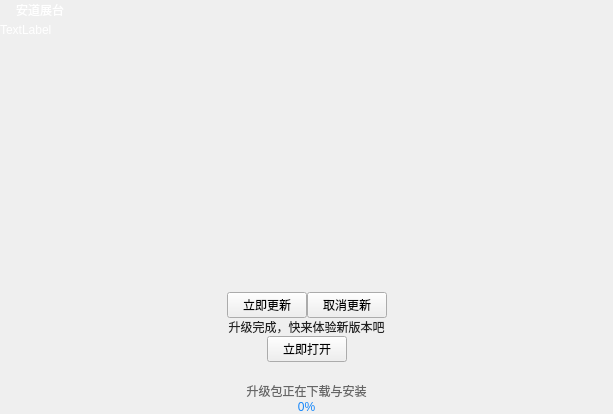
<?xml version="1.0" encoding="UTF-8"?>
<ui version="4.0">
 <class>GetUpdateZip</class>
 <widget class="QWidget" name="GetUpdateZip">
  <property name="geometry">
   <rect>
    <x>0</x>
    <y>0</y>
    <width>613</width>
    <height>414</height>
   </rect>
  </property>
  <property name="windowTitle">
   <string>Form</string>
  </property>
  <layout class="QVBoxLayout" name="verticalLayout">
   <property name="spacing">
    <number>0</number>
   </property>
   <property name="leftMargin">
    <number>0</number>
   </property>
   <property name="topMargin">
    <number>0</number>
   </property>
   <property name="rightMargin">
    <number>0</number>
   </property>
   <property name="bottomMargin">
    <number>0</number>
   </property>
   <item>
    <layout class="QHBoxLayout" name="horizontalLayout">
     <property name="spacing">
      <number>0</number>
     </property>
     <item>
      <widget class="QLabel" name="label_logo">
       <property name="minimumSize">
        <size>
         <width>16</width>
         <height>16</height>
        </size>
       </property>
       <property name="styleSheet">
        <string notr="true">QLabel{
border-image: url(&quot;:/images/icon@2x.png&quot;);
}</string>
       </property>
       <property name="text">
        <string/>
       </property>
      </widget>
     </item>
     <item>
      <widget class="QLabel" name="label_appName">
       <property name="styleSheet">
        <string notr="true">QLabel{
color: white;
}</string>
       </property>
       <property name="text">
        <string>安道展台</string>
       </property>
      </widget>
     </item>
     <item>
      <spacer name="horizontalSpacer">
       <property name="orientation">
        <enum>Qt::Horizontal</enum>
       </property>
       <property name="sizeHint" stdset="0">
        <size>
         <width>40</width>
         <height>20</height>
        </size>
       </property>
      </spacer>
     </item>
    </layout>
   </item>
   <item>
    <layout class="QHBoxLayout" name="horizontalLayout_2">
     <item>
      <widget class="QLabel" name="label_version">
       <property name="styleSheet">
        <string notr="true">QLabel{
color: white;
}</string>
       </property>
       <property name="text">
        <string>TextLabel</string>
       </property>
      </widget>
     </item>
     <item>
      <spacer name="horizontalSpacer_2">
       <property name="orientation">
        <enum>Qt::Horizontal</enum>
       </property>
       <property name="sizeHint" stdset="0">
        <size>
         <width>40</width>
         <height>20</height>
        </size>
       </property>
      </spacer>
     </item>
    </layout>
   </item>
   <item>
    <spacer name="verticalSpacer">
     <property name="orientation">
      <enum>Qt::Vertical</enum>
     </property>
     <property name="sizeHint" stdset="0">
      <size>
       <width>20</width>
       <height>235</height>
      </size>
     </property>
    </spacer>
   </item>
   <item>
    <layout class="QHBoxLayout" name="horizontalLayout_3">
     <item>
      <spacer name="horizontalSpacer_3">
       <property name="orientation">
        <enum>Qt::Horizontal</enum>
       </property>
       <property name="sizeHint" stdset="0">
        <size>
         <width>40</width>
         <height>20</height>
        </size>
       </property>
      </spacer>
     </item>
     <item>
      <widget class="CustomPushButton" name="pushButton_update">
       <property name="text">
        <string>立即更新</string>
       </property>
      </widget>
     </item>
     <item>
      <widget class="CustomPushButton" name="pushButton_cancel">
       <property name="text">
        <string>取消更新</string>
       </property>
      </widget>
     </item>
     <item>
      <spacer name="horizontalSpacer_4">
       <property name="orientation">
        <enum>Qt::Horizontal</enum>
       </property>
       <property name="sizeHint" stdset="0">
        <size>
         <width>40</width>
         <height>20</height>
        </size>
       </property>
      </spacer>
     </item>
    </layout>
   </item>
   <item>
    <widget class="QLabel" name="label_finishTip">
     <property name="styleSheet">
      <string notr="true">QLabel{
color: rgb(34, 34, 34);
}</string>
     </property>
     <property name="text">
      <string>升级完成，快来体验新版本吧</string>
     </property>
     <property name="alignment">
      <set>Qt::AlignCenter</set>
     </property>
    </widget>
   </item>
   <item>
    <layout class="QHBoxLayout" name="horizontalLayout_4">
     <property name="spacing">
      <number>0</number>
     </property>
     <item>
      <spacer name="horizontalSpacer_5">
       <property name="orientation">
        <enum>Qt::Horizontal</enum>
       </property>
       <property name="sizeHint" stdset="0">
        <size>
         <width>40</width>
         <height>20</height>
        </size>
       </property>
      </spacer>
     </item>
     <item>
      <widget class="CustomPushButton" name="pushButton_restart">
       <property name="text">
        <string>立即打开</string>
       </property>
      </widget>
     </item>
     <item>
      <spacer name="horizontalSpacer_6">
       <property name="orientation">
        <enum>Qt::Horizontal</enum>
       </property>
       <property name="sizeHint" stdset="0">
        <size>
         <width>40</width>
         <height>20</height>
        </size>
       </property>
      </spacer>
     </item>
    </layout>
   </item>
   <item>
    <layout class="QHBoxLayout" name="horizontalLayout_6">
     <property name="spacing">
      <number>0</number>
     </property>
     <item>
      <spacer name="horizontalSpacer_7">
       <property name="orientation">
        <enum>Qt::Horizontal</enum>
       </property>
       <property name="sizeHint" stdset="0">
        <size>
         <width>40</width>
         <height>20</height>
        </size>
       </property>
      </spacer>
     </item>
     <item>
      <widget class="C_Slider" name="label_slider">
       <property name="minimumSize">
        <size>
         <width>200</width>
         <height>0</height>
        </size>
       </property>
       <property name="text">
        <string/>
       </property>
       <property name="alignment">
        <set>Qt::AlignCenter</set>
       </property>
      </widget>
     </item>
     <item>
      <spacer name="horizontalSpacer_8">
       <property name="orientation">
        <enum>Qt::Horizontal</enum>
       </property>
       <property name="sizeHint" stdset="0">
        <size>
         <width>40</width>
         <height>20</height>
        </size>
       </property>
      </spacer>
     </item>
    </layout>
   </item>
   <item>
    <widget class="QLabel" name="label_downloadTip">
     <property name="styleSheet">
      <string notr="true">QLabel{
color: rgb(102, 102, 102);
}</string>
     </property>
     <property name="text">
      <string>升级包正在下载与安装</string>
     </property>
     <property name="alignment">
      <set>Qt::AlignCenter</set>
     </property>
    </widget>
   </item>
   <item>
    <widget class="QLabel" name="label_progress">
     <property name="styleSheet">
      <string notr="true">QLabel{
color: rgb(20,134,250);
}</string>
     </property>
     <property name="text">
      <string>0%</string>
     </property>
     <property name="alignment">
      <set>Qt::AlignCenter</set>
     </property>
    </widget>
   </item>
  </layout>
 </widget>
 <customwidgets>
  <customwidget>
   <class>C_Slider</class>
   <extends>QLabel</extends>
   <header>Custom/Slider/c_slider.h</header>
  </customwidget>
  <customwidget>
   <class>CustomPushButton</class>
   <extends>QPushButton</extends>
   <header>Custom/PushButton/custompushbutton.h</header>
  </customwidget>
 </customwidgets>
 <resources/>
 <connections/>
</ui>
